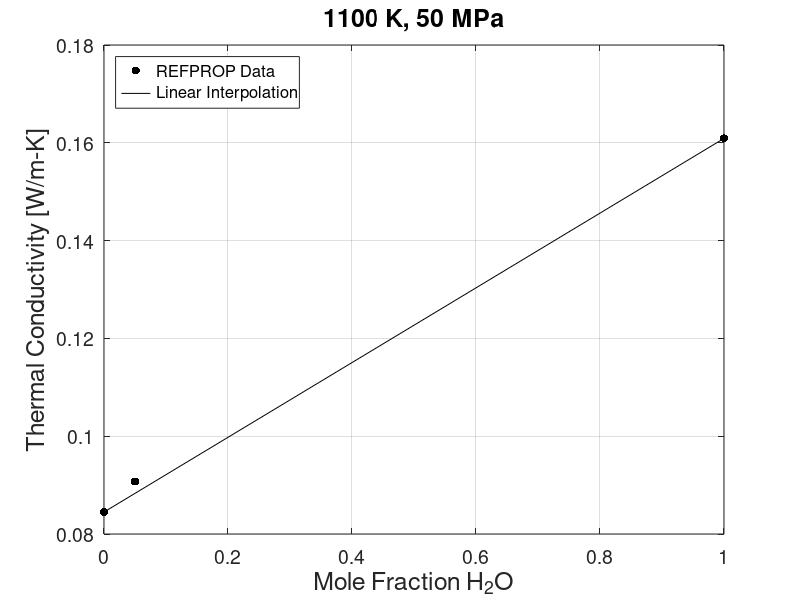
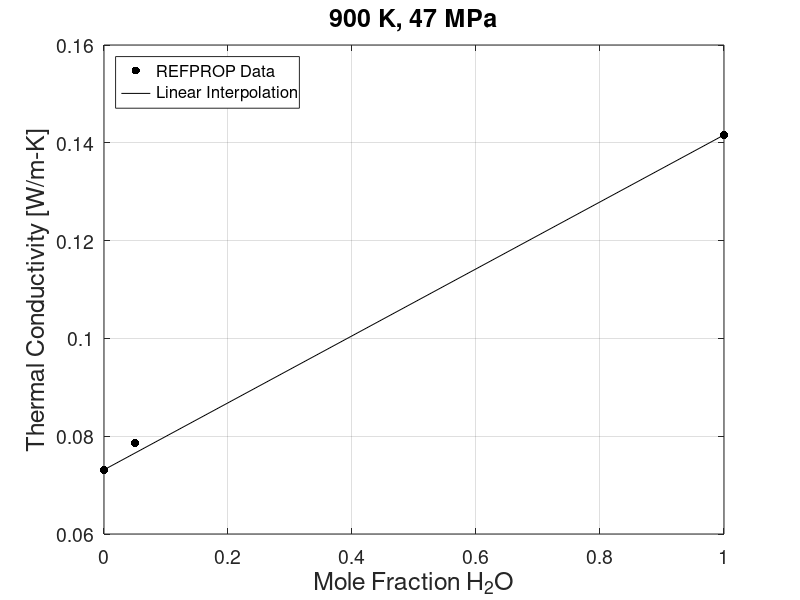
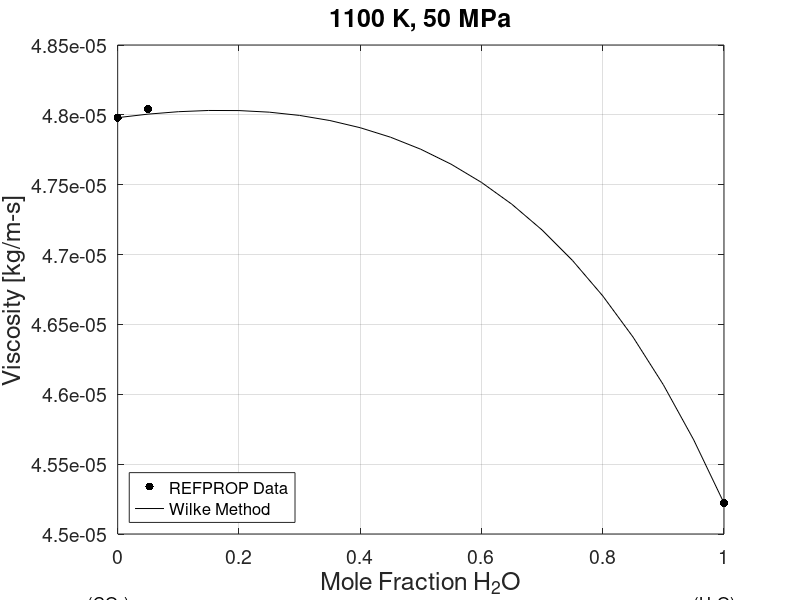
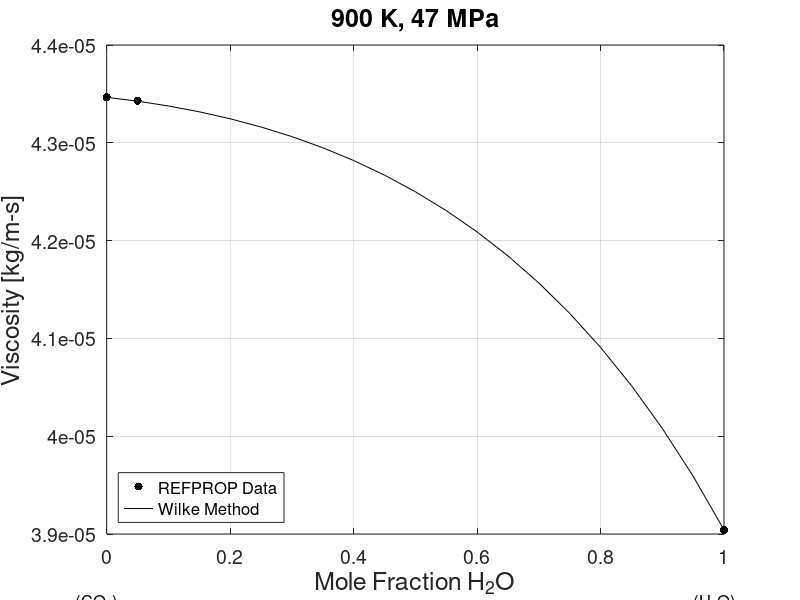

These figures' MATLAB source, in order:
thermCond = [0.0844900000000000,0.0907400000000000,0.160900000000000];
molFrac = [0,0.0500000000000000,1];
set(0,'defaultAxesFontSize',14)
scatter(molFrac,thermCond,'k','filled')
hold on

plot(molFrac(1:2:3),thermCond(1:2:3),'k')

box on
title('1100 K, 50 MPa','fontsize',18)
xlabel('Mole Fraction H_2O','fontsize',18)
ylabel('Thermal Conductivity [W/m-K]','fontsize',18)
text(-0.05,0.064,'(CO_2)','fontsize',12)
text(0.95,0.064,'(H_2O)','fontsize',12)
grid on

legend({'REFPROP Data','Linear Interpolation'},'location','northwest','fontsize',12)



figure
thermCond = [0.0731300000000000,0.0785700000000000,0.141600000000000];
molFrac = [0,0.0500000000000000,1];
set(0,'defaultAxesFontSize',14)
scatter(molFrac,thermCond,'k','filled')
hold on

plot(molFrac(1:2:3),thermCond(1:2:3),'k')

box on
title('900 K, 47 MPa','fontsize',18)
xlabel('Mole Fraction H_2O','fontsize',18)
ylabel('Thermal Conductivity [W/m-K]','fontsize',18)
text(-0.05,0.044,'(CO_2)','fontsize',12)
text(0.95,0.044,'(H_2O)','fontsize',12)
grid on
legend({'REFPROP Data','Linear Interpolation'},'location','northwest','fontsize',12)










figure
viscosity = [4.79800000000000e-05,4.80440000000000e-05,4.52210000000000e-05];
molFrac = [0,0.0500000000000000,1];
set(0,'defaultAxesFontSize',14)
scatter(molFrac,viscosity,'k','filled')
hold on

molFrac = [0;0.0500000000000000;0.100000000000000;0.150000000000000;0.200000000000000;0.250000000000000;0.300000000000000;0.350000000000000;0.400000000000000;0.450000000000000;0.500000000000000;0.550000000000000;0.600000000000000;0.650000000000000;0.700000000000000;0.750000000000000;0.800000000000000;0.850000000000000;0.900000000000000;0.950000000000000;1];
viscosity = [4.79800000000000e-05;4.80052000000000e-05;4.80226000000000e-05;4.80314000000000e-05;4.80307000000000e-05;4.80193000000000e-05;4.79960000000000e-05;4.79594000000000e-05;4.79080000000000e-05;4.78401000000000e-05;4.77537000000000e-05;4.76467000000000e-05;4.75166000000000e-05;4.73607000000000e-05;4.71758000000000e-05;4.69584000000000e-05;4.67044000000000e-05;4.64094000000000e-05;4.60679000000000e-05;4.56741000000000e-05;4.52210000000000e-05];
plot(molFrac,viscosity,'k')

box on
title('1100 K, 50 MPa','fontsize',18)
xlabel('Mole Fraction H_2O','fontsize',18)
ylabel('Viscosity [kg/m-s]','fontsize',18)
text(-0.05,4.45e-5,'(CO_2)','fontsize',12)
text(0.95,4.45e-5,'(H_2O)','fontsize',12)
grid on
legend({'REFPROP Data','Wilke Method'},'location','southwest','fontsize',12)

figure
viscosity = [4.34650000000000e-05,4.34320000000000e-05,3.90430000000000e-05];
molFrac = [0,0.0500000000000000,1];
set(0,'defaultAxesFontSize',14)
scatter(molFrac,viscosity,'k','filled')
hold on

molFrac = [0;0.0500000000000000;0.100000000000000;0.150000000000000;0.200000000000000;0.250000000000000;0.300000000000000;0.350000000000000;0.400000000000000;0.450000000000000;0.500000000000000;0.550000000000000;0.600000000000000;0.650000000000000;0.700000000000000;0.750000000000000;0.800000000000000;0.850000000000000;0.900000000000000;0.950000000000000;1];
viscosity = [4.34650000000000e-05;4.34257000000000e-05;4.33767000000000e-05;4.33171000000000e-05;4.32458000000000e-05;4.31616000000000e-05;4.30635000000000e-05;4.29498000000000e-05;4.28192000000000e-05;4.26698000000000e-05;4.24998000000000e-05;4.23071000000000e-05;4.20892000000000e-05;4.18436000000000e-05;4.15672000000000e-05;4.12567000000000e-05;4.09084000000000e-05;4.05179000000000e-05;4.00806000000000e-05;3.95911000000000e-05;3.90430000000000e-05];
plot(molFrac,viscosity,'k')

box on
title('900 K, 47 MPa','fontsize',18)
xlabel('Mole Fraction H_2O','fontsize',18)
ylabel('Viscosity [kg/m-s]','fontsize',18)
text(-0.05,3.83e-5,'(CO_2)','fontsize',12)
text(0.95,3.83e-5,'(H_2O)','fontsize',12)
grid on
legend({'REFPROP Data','Wilke Method'},'location','southwest','fontsize',12)


